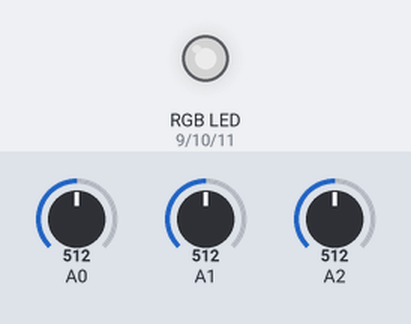
A sketch run on a simulated Arduino Uno, built with avr-gcc and run on an emulated ATmega328P. Shown: an RGB LED mixed from three pins (HIGH = lit). The test bench sets the inputs (shaded band); at power-on: A0 = 512, A1 = 512, A2 = 512. Dim RGB values are drawn brighter than linear.

Above: at 1.2 s.
1.3 s: A0 set to 716
At 2.5 s:
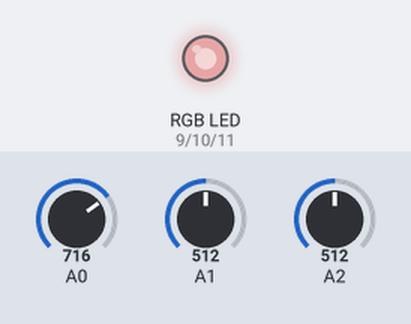
2.8 s: A1 set to 716
At 3.7 s:
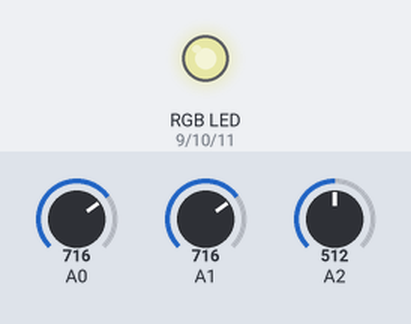
4.3 s: A2 set to 716
At 4.7 s:
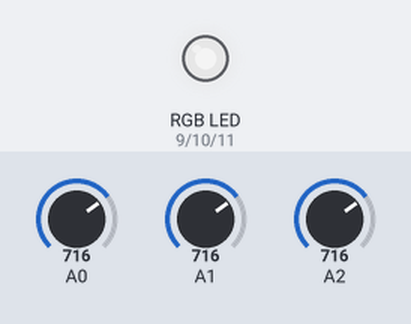
5.8 s: A0 set to 900
At 7.0 s:
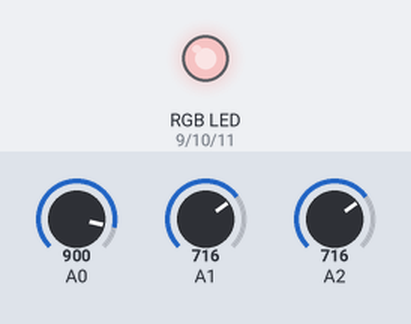
7.3 s: A1 set to 900
At 8.0 s:
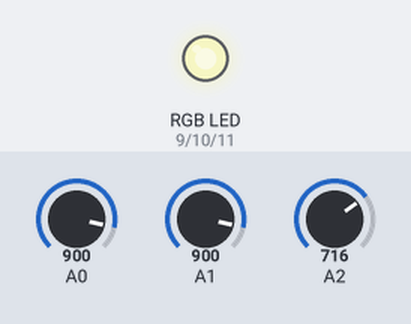
8.8 s: A2 set to 900
At 9.8 s:
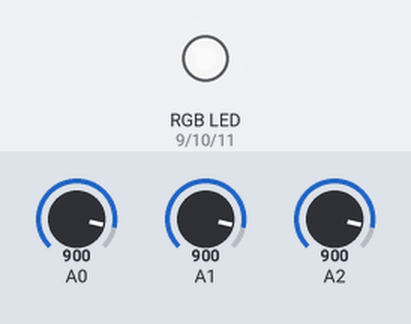
Timing chart, 0 to 11.3 s (numbered marks = the images above; inputs shaded):
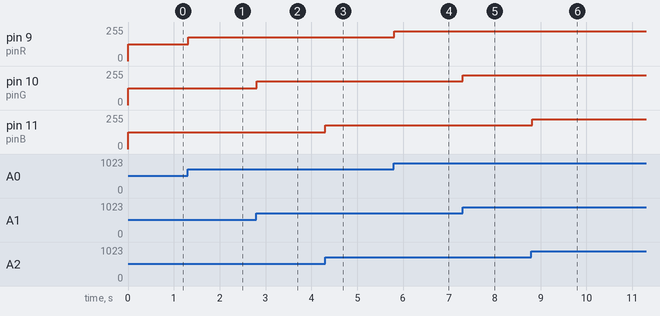

Measured:
- after the input at 1.3 s, pin 9 (pinR): 127/255 → 178/255 at once
- after the input at 2.8 s, pin 10 (pinG): 127/255 → 178/255 at once
- after the input at 4.3 s, pin 11 (pinB): 127/255 → 178/255 at once
- after the input at 5.8 s, pin 9 (pinR): 178/255 → 224/255 at once
- after the input at 7.3 s, pin 10 (pinG): 178/255 → 224/255 at once
- after the input at 8.8 s, pin 11 (pinB): 178/255 → 224/255 at once

The sketch:

rgb_renk_karistirici.ino
```cpp
// RGB LED Renk Karıştırıcı
// Joystick X  -> Kırmızı
// Joystick Y  -> Yeşil
// Potansiyometre -> Mavi
//
// Test edilen kart: Arduino Mega 2560 (Uno'da da aynı pinlerle çalışır)

const int pinR = 9;   // PWM
const int pinG = 10;  // PWM
const int pinB = 11;  // PWM

void setup() {
  pinMode(pinR, OUTPUT);
  pinMode(pinG, OUTPUT);
  pinMode(pinB, OUTPUT);
}

void loop() {
  int r = map(analogRead(A0), 0, 1023, 0, 255);  // joystick X
  int g = map(analogRead(A1), 0, 1023, 0, 255);  // joystick Y
  int b = map(analogRead(A2), 0, 1023, 0, 255);  // potansiyometre

  analogWrite(pinR, r);
  analogWrite(pinG, g);
  analogWrite(pinB, b);
  delay(20);
}
```
